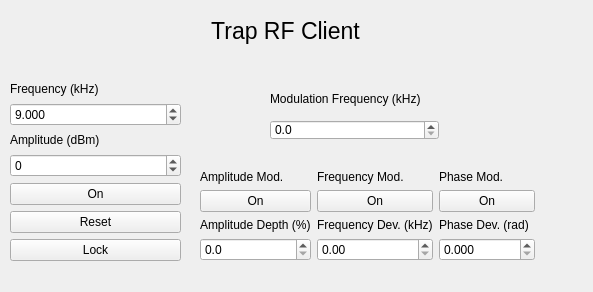
<?xml version="1.0" encoding="UTF-8"?>
<ui version="4.0">
 <class>rf_gui</class>
 <widget class="QWidget" name="rf_gui">
  <property name="geometry">
   <rect>
    <x>0</x>
    <y>0</y>
    <width>593</width>
    <height>292</height>
   </rect>
  </property>
  <property name="windowTitle">
   <string>Form</string>
  </property>
  <widget class="QLabel" name="rf_label">
   <property name="geometry">
    <rect>
     <x>150</x>
     <y>20</y>
     <width>271</width>
     <height>41</height>
    </rect>
   </property>
   <property name="text">
    <string>&lt;html&gt;&lt;head/&gt;&lt;body&gt;&lt;p align=&quot;center&quot;&gt;&lt;span style=&quot; font-size:26pt; vertical-align:super;&quot;&gt;Trap RF Client&lt;/span&gt;&lt;/p&gt;&lt;/body&gt;&lt;/html&gt;</string>
   </property>
  </widget>
  <widget class="QWidget" name="layoutWidget">
   <property name="geometry">
    <rect>
     <x>10</x>
     <y>80</y>
     <width>171</width>
     <height>181</height>
    </rect>
   </property>
   <layout class="QGridLayout" name="gridLayout">
    <item row="4" column="0">
     <widget class="QPushButton" name="wav_toggle">
      <property name="text">
       <string>On</string>
      </property>
     </widget>
    </item>
    <item row="3" column="0">
     <widget class="QDoubleSpinBox" name="wav_ampl">
      <property name="decimals">
       <number>0</number>
      </property>
      <property name="minimum">
       <double>-140.000000000000000</double>
      </property>
      <property name="maximum">
       <double>13.000000000000000</double>
      </property>
      <property name="singleStep">
       <double>1.000000000000000</double>
      </property>
     </widget>
    </item>
    <item row="1" column="0">
     <widget class="QDoubleSpinBox" name="wav_freq">
      <property name="decimals">
       <number>3</number>
      </property>
      <property name="minimum">
       <double>0.009000000000000</double>
      </property>
      <property name="maximum">
       <double>1040.000000000000000</double>
      </property>
      <property name="singleStep">
       <double>0.001000000000000</double>
      </property>
      <property name="value">
       <double>9.000000000000000</double>
      </property>
     </widget>
    </item>
    <item row="2" column="0">
     <widget class="QLabel" name="wav_ampl_label">
      <property name="text">
       <string>Amplitude (dBm)</string>
      </property>
     </widget>
    </item>
    <item row="0" column="0">
     <widget class="QLabel" name="wav_freq_label">
      <property name="text">
       <string>Frequency (kHz)</string>
      </property>
     </widget>
    </item>
    <item row="5" column="0">
     <widget class="QPushButton" name="wav_reset">
      <property name="text">
       <string>Reset</string>
      </property>
     </widget>
    </item>
    <item row="6" column="0">
     <widget class="QPushButton" name="wav_lockswitch">
      <property name="text">
       <string>Lock</string>
      </property>
     </widget>
    </item>
   </layout>
  </widget>
  <widget class="QLabel" name="mod_freq_label">
   <property name="geometry">
    <rect>
     <x>270</x>
     <y>80</y>
     <width>169</width>
     <height>37</height>
    </rect>
   </property>
   <property name="text">
    <string>Modulation Frequency (kHz)</string>
   </property>
  </widget>
  <widget class="QDoubleSpinBox" name="mod_freq">
   <property name="geometry">
    <rect>
     <x>270</x>
     <y>120</y>
     <width>169</width>
     <height>20</height>
    </rect>
   </property>
   <property name="decimals">
    <number>1</number>
   </property>
   <property name="maximum">
    <double>500.000000000000000</double>
   </property>
   <property name="singleStep">
    <double>1000000.000000000000000</double>
   </property>
  </widget>
  <widget class="QWidget" name="">
   <property name="geometry">
    <rect>
     <x>200</x>
     <y>170</y>
     <width>335</width>
     <height>91</height>
    </rect>
   </property>
   <layout class="QHBoxLayout" name="horizontalLayout">
    <item>
     <layout class="QGridLayout" name="gridLayout_2">
      <item row="2" column="0">
       <widget class="QLabel" name="mod_ampl_toggle_label">
        <property name="text">
         <string>Amplitude Mod.</string>
        </property>
       </widget>
      </item>
      <item row="7" column="0">
       <widget class="QDoubleSpinBox" name="mod_ampl_depth">
        <property name="decimals">
         <number>1</number>
        </property>
        <property name="maximum">
         <double>100.000000000000000</double>
        </property>
        <property name="singleStep">
         <double>0.100000000000000</double>
        </property>
       </widget>
      </item>
      <item row="4" column="0">
       <widget class="QLabel" name="mod_ampl_depth_label">
        <property name="text">
         <string>Amplitude Depth (%)</string>
        </property>
       </widget>
      </item>
      <item row="3" column="0">
       <widget class="QPushButton" name="mod_ampl_toggle">
        <property name="text">
         <string>On</string>
        </property>
       </widget>
      </item>
     </layout>
    </item>
    <item>
     <layout class="QGridLayout" name="gridLayout_3">
      <item row="2" column="0">
       <widget class="QLabel" name="mod_freq_toggle_label">
        <property name="text">
         <string>Frequency Mod.</string>
        </property>
       </widget>
      </item>
      <item row="7" column="0">
       <widget class="QDoubleSpinBox" name="mod_freq_dev">
        <property name="decimals">
         <number>2</number>
        </property>
        <property name="maximum">
         <double>2000.000000000000000</double>
        </property>
        <property name="singleStep">
         <double>0.010000000000000</double>
        </property>
       </widget>
      </item>
      <item row="4" column="0">
       <widget class="QLabel" name="mod_freq_dev_label">
        <property name="text">
         <string>Frequency Dev. (kHz)</string>
        </property>
       </widget>
      </item>
      <item row="3" column="0">
       <widget class="QPushButton" name="mod_freq_toggle">
        <property name="text">
         <string>On</string>
        </property>
       </widget>
      </item>
     </layout>
    </item>
    <item>
     <layout class="QGridLayout" name="gridLayout_4">
      <item row="2" column="0">
       <widget class="QLabel" name="mod_phase_toggle_label">
        <property name="text">
         <string>Phase Mod.</string>
        </property>
       </widget>
      </item>
      <item row="7" column="0">
       <widget class="QDoubleSpinBox" name="mod_phase_dev">
        <property name="decimals">
         <number>3</number>
        </property>
        <property name="minimum">
         <double>0.000000000000000</double>
        </property>
        <property name="maximum">
         <double>400.000000000000000</double>
        </property>
        <property name="singleStep">
         <double>0.001000000000000</double>
        </property>
        <property name="value">
         <double>0.000000000000000</double>
        </property>
       </widget>
      </item>
      <item row="4" column="0">
       <widget class="QLabel" name="mod_phase_dev_label">
        <property name="text">
         <string>Phase Dev. (rad)</string>
        </property>
       </widget>
      </item>
      <item row="3" column="0">
       <widget class="QPushButton" name="mod_phase_toggle">
        <property name="text">
         <string>On</string>
        </property>
       </widget>
      </item>
     </layout>
    </item>
   </layout>
  </widget>
 </widget>
 <resources/>
 <connections/>
</ui>
